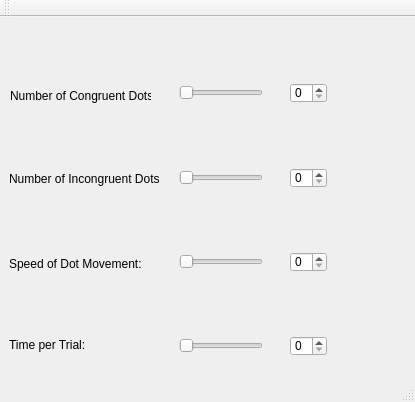
<?xml version="1.0" encoding="UTF-8"?>
<ui version="4.0">
 <class>MainWindow</class>
 <widget class="QMainWindow" name="MainWindow">
  <property name="geometry">
   <rect>
    <x>0</x>
    <y>0</y>
    <width>415</width>
    <height>402</height>
   </rect>
  </property>
  <property name="windowTitle">
   <string>MainWindow</string>
  </property>
  <widget class="QWidget" name="centralWidget">
   <widget class="QSlider" name="horizontalSlider_1">
    <property name="geometry">
     <rect>
      <x>179</x>
      <y>65</y>
      <width>84</width>
      <height>22</height>
     </rect>
    </property>
    <property name="orientation">
     <enum>Qt::Horizontal</enum>
    </property>
   </widget>
   <widget class="QSpinBox" name="spinBox_1">
    <property name="geometry">
     <rect>
      <x>290</x>
      <y>66</y>
      <width>37</width>
      <height>20</height>
     </rect>
    </property>
   </widget>
   <widget class="QLabel" name="label_1">
    <property name="geometry">
     <rect>
      <x>10</x>
      <y>68</y>
      <width>141</width>
      <height>21</height>
     </rect>
    </property>
    <property name="text">
     <string>Number of Congruent Dots:</string>
    </property>
   </widget>
   <widget class="QLabel" name="label_2">
    <property name="geometry">
     <rect>
      <x>9</x>
      <y>151</y>
      <width>151</width>
      <height>21</height>
     </rect>
    </property>
    <property name="text">
     <string>Number of Incongruent Dots:</string>
    </property>
   </widget>
   <widget class="QSpinBox" name="spinBox_2">
    <property name="geometry">
     <rect>
      <x>290</x>
      <y>151</y>
      <width>37</width>
      <height>20</height>
     </rect>
    </property>
   </widget>
   <widget class="QSlider" name="horizontalSlider_2">
    <property name="geometry">
     <rect>
      <x>179</x>
      <y>150</y>
      <width>84</width>
      <height>22</height>
     </rect>
    </property>
    <property name="orientation">
     <enum>Qt::Horizontal</enum>
    </property>
   </widget>
   <widget class="QSlider" name="horizontalSlider_3">
    <property name="geometry">
     <rect>
      <x>179</x>
      <y>234</y>
      <width>84</width>
      <height>22</height>
     </rect>
    </property>
    <property name="orientation">
     <enum>Qt::Horizontal</enum>
    </property>
   </widget>
   <widget class="QSpinBox" name="spinBox_3">
    <property name="geometry">
     <rect>
      <x>290</x>
      <y>235</y>
      <width>37</width>
      <height>20</height>
     </rect>
    </property>
   </widget>
   <widget class="QSlider" name="horizontalSlider_4">
    <property name="geometry">
     <rect>
      <x>179</x>
      <y>318</y>
      <width>84</width>
      <height>22</height>
     </rect>
    </property>
    <property name="orientation">
     <enum>Qt::Horizontal</enum>
    </property>
   </widget>
   <widget class="QLabel" name="label_3">
    <property name="geometry">
     <rect>
      <x>9</x>
      <y>236</y>
      <width>141</width>
      <height>21</height>
     </rect>
    </property>
    <property name="text">
     <string>Speed of Dot Movement:</string>
    </property>
   </widget>
   <widget class="QSpinBox" name="spinBox_4">
    <property name="geometry">
     <rect>
      <x>290</x>
      <y>319</y>
      <width>37</width>
      <height>20</height>
     </rect>
    </property>
   </widget>
   <widget class="QLabel" name="label_4">
    <property name="geometry">
     <rect>
      <x>9</x>
      <y>320</y>
      <width>141</width>
      <height>16</height>
     </rect>
    </property>
    <property name="text">
     <string>Time per Trial:</string>
    </property>
   </widget>
  </widget>
  <widget class="QMenuBar" name="menuBar">
   <property name="geometry">
    <rect>
     <x>0</x>
     <y>0</y>
     <width>415</width>
     <height>21</height>
    </rect>
   </property>
  </widget>
  <widget class="QToolBar" name="mainToolBar">
   <attribute name="toolBarArea">
    <enum>TopToolBarArea</enum>
   </attribute>
   <attribute name="toolBarBreak">
    <bool>false</bool>
   </attribute>
  </widget>
  <widget class="QStatusBar" name="statusBar"/>
 </widget>
 <layoutdefault spacing="6" margin="11"/>
 <resources/>
 <connections/>
</ui>
